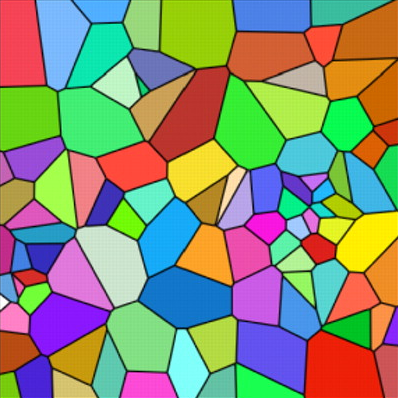
#> input picture examples/102_mean_curv_flow/ref/a.png, 398 x 398 px
$ python 2_detect.py
#> lines starting #> are read from the running program, lines starting #| are printed output that depends on the picture
#!/usr/bin/env python3

import os

import cv2
import matplotlib.pyplot as plt
import numpy as np
import scipy.stats


def kmeans(img):
    nx, ny, nc = img.shape
    Z = img.reshape((-1, 3))
    Z = np.float32(Z)
    criteria = (cv2.TERM_CRITERIA_EPS + cv2.TERM_CRITERIA_MAX_ITER, 100, 1.0)
    K = 100  # from paper
    comp, label, center = cv2.kmeans(Z, K, None, criteria, 1, cv2.KMEANS_RANDOM_CENTERS)
    center = np.uint8(center)
    res = center[label.flatten()]
    res = res.reshape((img.shape))
    resl = label.flatten()
    resl = resl.reshape((ny, nx))
    return resl


def recolor(u):
    nx, ny = u.shape[:2]
    # initial color
    cl = np.arange(nx * ny).reshape(nx, ny)

    # u: image with 3 channels, shape (nx,ny,3)
    # cl: color, shape (nx,ny)
    def Iter(u, cl):
        for d in [0, 1]:
            for s in [-1, 1]:
                u_d = np.roll(u, s, axis=d)
                cl_d = np.roll(cl, s, axis=d)
                sel = np.where(np.mean(abs(u - u_d), axis=2) < 50)
                changes = np.where(cl[sel] != cl_d[sel])
                cl[sel] = np.minimum(cl[sel], cl_d[sel])
        return cl, changes[0].size

    for i in range(100):
        cl, ch = Iter(u, cl)
        print(i, ch)

    clu = np.unique(cl)
    num, bins = np.histogram(cl, bins=clu)
    sel = np.where(num > 200)
    plt.plot(num[sel])
    print(bins[sel], num[sel])
    o = "a.pdf"
    plt.savefig(o)
    plt.close()


def pool(u):
    st = 4
    nx, ny = u.shape
    uu = np.zeros((nx, ny, (st * 2 + 1) ** 2))
    i = 0
    for dx in range(-st, st + 1):
        for dy in range(-st, st + 1):
            uu[:, :, i] = np.pad(u, ((st, st), (st, st)), mode="reflect")[
                st - dx : nx + st - dx, st - dy : ny + st - dy
            ]
            i += 1
    u = scipy.stats.mode(uu, axis=2)[0]
    u = u.reshape(nx, ny)
    return u


# Write uniform grid data
# u -- 2d or 3d array
# Format:
# <Nx> <Ny> <Nz>
# <u[0,0,0]> <u[1,0,0]> ...
def WritePlain(u, path):
    s = u.shape
    assert len(s) in [2, 3]
    if len(s) == 2:
        u = u.reshape((s[0], s[1], 1))
    with open(path, "w") as f:
        f.write("{:} {:} {:}\n".format(*u.shape))
        u = u.flatten()
        np.savetxt(f, u, newline="", fmt="%.16g ")


fn = "cl.npy"
if True or not os.path.exists(fn):
    f = "a.png"
    u = cv2.imread(f)
#> u is the input picture: shape (398, 398, 3); mean B, G, R 115.6, 144.1, 138.3
    u = cv2.blur(u, (2, 2))
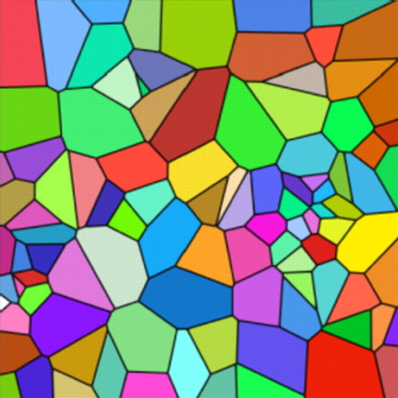
#> u: shape (398, 398, 3); mean B, G, R 116, 144.4, 138.6
    cl = kmeans(u)
#> in kmeans, `comp, label, center = cv2.kmeans(Z, K, None, criteria, 1, cv2.KMEANS_R..`: comp = 44989707.4; center = 100 rows, first 8: [11.6, 216.6, 229.5], [60.43, 194.7, 128.5], [24.54, 40.66, 213.3], [183.7, 118.4, 104.2], [134.3, 129.4, 239.8], [15.7, 199.7, 121.9], [177.3, 84.07, 226.8], [130.8, 59.2, 131]
#> in kmeans, `center = np.uint8(center)`: center = 100 rows, first 8: [11, 216, 229], [60, 194, 128], [24, 40, 213], [183, 118, 104], [134, 129, 239], [15, 199, 121], [177, 84, 226], [130, 59, 130]
#> in kmeans, `res = res.reshape((img.shape))`:
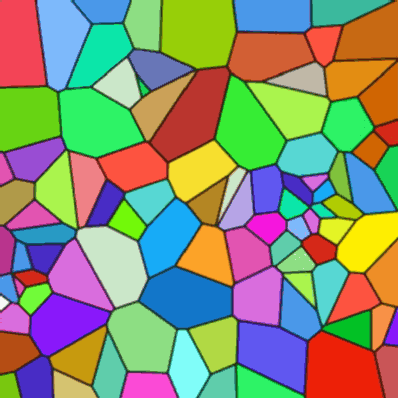
#> res: shape (398, 398, 3); mean B, G, R 115.5, 143.9, 138.1
#> in kmeans, `resl = resl.reshape((ny, nx))`:
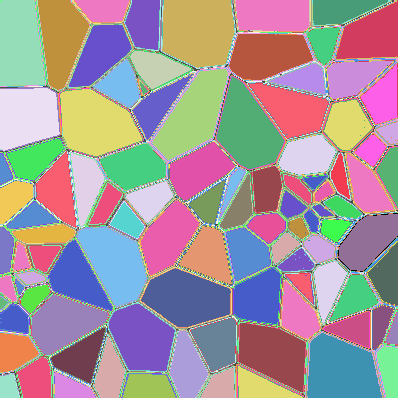
#> resl: shape (398, 398) int32; 100 distinct labels, from 0 to 99; one colour per label, 0 black
    np.save(fn, cl)

cl = np.load(fn)
cl = pool(cl)
WritePlain(cl, "cl.dat")
plt.imshow(cl)
o = "cl.pdf"
plt.savefig(o)
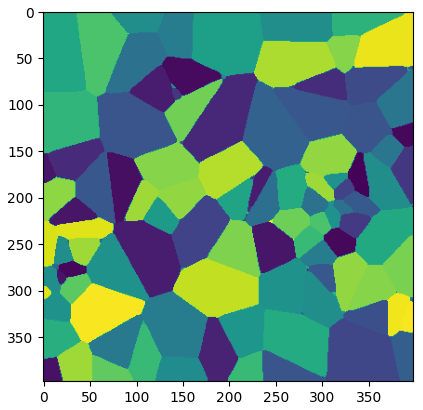
#> figure drawn by matplotlib, 1 panel
plt.close()
